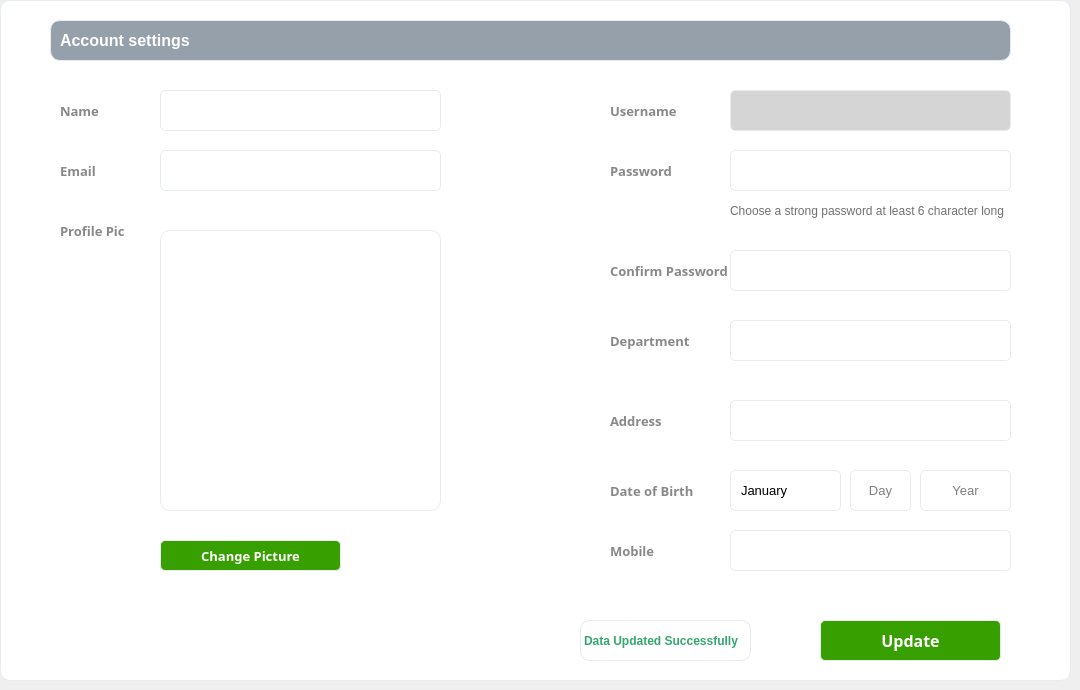
   <widget class="QWidget" name="page_settings">
    <widget class="QFrame" name="frame_6">
     <property name="geometry">
      <rect>
       <x>0</x>
       <y>0</y>
       <width>1071</width>
       <height>681</height>
      </rect>
     </property>
     <property name="styleSheet">
      <string notr="true">background: white;
border-radius: 10px;
border: 1px solid #e7ecf1;</string>
     </property>
     <property name="frameShape">
      <enum>QFrame::StyledPanel</enum>
     </property>
     <property name="frameShadow">
      <enum>QFrame::Raised</enum>
     </property>
     <widget class="QLabel" name="label">
      <property name="geometry">
       <rect>
        <x>60</x>
        <y>90</y>
        <width>81</width>
        <height>41</height>
       </rect>
      </property>
      <property name="font">
       <font>
        <family>Segoe UI Semibold</family>
        <pointsize>10</pointsize>
        <weight>75</weight>
        <bold>true</bold>
       </font>
      </property>
      <property name="styleSheet">
       <string notr="true">border:none;
background:none;
color:#888888;</string>
      </property>
      <property name="text">
       <string>Name</string>
      </property>
     </widget>
     <widget class="QLineEdit" name="lineEdit_1">
      <property name="geometry">
       <rect>
        <x>160</x>
        <y>90</y>
        <width>281</width>
        <height>41</height>
       </rect>
      </property>
      <property name="font">
       <font>
        <family>Segoe UI</family>
        <pointsize>10</pointsize>
       </font>
      </property>
      <property name="styleSheet">
       <string notr="true">*{
	border-radius:5px;
	padding-left: 15px;
}

:hover{
	border: 1px solid #34a671;
}

:focus{
    border: 1px solid #34a671;
}</string>
      </property>
      <property name="placeholderText">
       <string/>
      </property>
     </widget>
     <widget class="QLabel" name="label_18">
      <property name="geometry">
       <rect>
        <x>50</x>
        <y>20</y>
        <width>961</width>
        <height>41</height>
       </rect>
      </property>
      <property name="font">
       <font>
        <family>Segoe UI</family>
        <pointsize>12</pointsize>
        <weight>75</weight>
        <bold>true</bold>
       </font>
      </property>
      <property name="styleSheet">
       <string notr="true">padding-left:5px;
background:#95a0ab;
color:White;
</string>
      </property>
      <property name="text">
       <string>Account settings</string>
      </property>
     </widget>
     <widget class="QLabel" name="label_2">
      <property name="geometry">
       <rect>
        <x>60</x>
        <y>150</y>
        <width>81</width>
        <height>41</height>
       </rect>
      </property>
      <property name="font">
       <font>
        <family>Segoe UI Semibold</family>
        <pointsize>10</pointsize>
        <weight>75</weight>
        <bold>true</bold>
       </font>
      </property>
      <property name="styleSheet">
       <string notr="true">border:none;
background:none;color:#888888;</string>
      </property>
      <property name="text">
       <string>Email</string>
      </property>
     </widget>
     <widget class="QLabel" name="label_3">
      <property name="geometry">
       <rect>
        <x>60</x>
        <y>210</y>
        <width>81</width>
        <height>41</height>
       </rect>
      </property>
      <property name="font">
       <font>
        <family>Segoe UI Semibold</family>
        <pointsize>10</pointsize>
        <weight>75</weight>
        <bold>true</bold>
       </font>
      </property>
      <property name="styleSheet">
       <string notr="true">border:none;
background:none;color:#888888;</string>
      </property>
      <property name="text">
       <string>Profile Pic</string>
      </property>
     </widget>
     <widget class="QLabel" name="label_pic_2">
      <property name="geometry">
       <rect>
        <x>160</x>
        <y>230</y>
        <width>281</width>
        <height>281</height>
       </rect>
      </property>
      <property name="text">
       <string/>
      </property>
      <property name="scaledContents">
       <bool>true</bool>
      </property>
     </widget>
     <widget class="QLabel" name="label_19">
      <property name="geometry">
       <rect>
        <x>610</x>
        <y>90</y>
        <width>81</width>
        <height>41</height>
       </rect>
      </property>
      <property name="font">
       <font>
        <family>Segoe UI Semibold</family>
        <pointsize>10</pointsize>
        <weight>75</weight>
        <bold>true</bold>
       </font>
      </property>
      <property name="styleSheet">
       <string notr="true">border:none;
background:none;color:#888888;</string>
      </property>
      <property name="text">
       <string>Username</string>
      </property>
     </widget>
     <widget class="QLabel" name="label_20">
      <property name="geometry">
       <rect>
        <x>610</x>
        <y>150</y>
        <width>81</width>
        <height>41</height>
       </rect>
      </property>
      <property name="font">
       <font>
        <family>Segoe UI Semibold</family>
        <pointsize>10</pointsize>
        <weight>75</weight>
        <bold>true</bold>
       </font>
      </property>
      <property name="styleSheet">
       <string notr="true">border:none;
background:none;color:#888888;</string>
      </property>
      <property name="text">
       <string>Password</string>
      </property>
     </widget>
     <widget class="QPushButton" name="pushButton_cpic">
      <property name="geometry">
       <rect>
        <x>160</x>
        <y>540</y>
        <width>181</width>
        <height>31</height>
       </rect>
      </property>
      <property name="font">
       <font>
        <family>Segoe UI Semibold</family>
        <pointsize>10</pointsize>
        <weight>75</weight>
        <bold>true</bold>
       </font>
      </property>
      <property name="styleSheet">
       <string notr="true">*{
background:#37a000;
color:white;
border-radius: 5px;
}
:hover{
background: #2f8700;
}</string>
      </property>
      <property name="text">
       <string>Change Picture</string>
      </property>
     </widget>
     <widget class="QLineEdit" name="lineEdit_2">
      <property name="geometry">
       <rect>
        <x>160</x>
        <y>150</y>
        <width>281</width>
        <height>41</height>
       </rect>
      </property>
      <property name="font">
       <font>
        <family>Segoe UI</family>
        <pointsize>10</pointsize>
       </font>
      </property>
      <property name="styleSheet">
       <string notr="true">*{
	border-radius:5px;
	padding-left: 15px;
}

:hover{
	border: 1px solid #34a671;
}

:focus{
    border: 1px solid #34a671;
}</string>
      </property>
      <property name="placeholderText">
       <string/>
      </property>
     </widget>
     <widget class="QLineEdit" name="lineEdit_3">
      <property name="geometry">
       <rect>
        <x>730</x>
        <y>90</y>
        <width>281</width>
        <height>41</height>
       </rect>
      </property>
      <property name="font">
       <font>
        <pointsize>10</pointsize>
       </font>
      </property>
      <property name="focusPolicy">
       <enum>Qt::NoFocus</enum>
      </property>
      <property name="styleSheet">
       <string notr="true">*{
	background:#d5d5d5;
	border-radius:5px;
	padding-left: 15px;
}

:focus{
    border: 1px solid #34a671;
}</string>
      </property>
      <property name="placeholderText">
       <string/>
      </property>
     </widget>
     <widget class="QLineEdit" name="lineEdit_4">
      <property name="geometry">
       <rect>
        <x>730</x>
        <y>150</y>
        <width>281</width>
        <height>41</height>
       </rect>
      </property>
      <property name="font">
       <font>
        <family>Segoe UI</family>
        <pointsize>10</pointsize>
       </font>
      </property>
      <property name="styleSheet">
       <string notr="true">*{
	border-radius:5px;
	padding-left: 15px;
}

:hover{
	border: 1px solid #34a671;
}

:focus{
    border: 1px solid #34a671;
}</string>
      </property>
      <property name="echoMode">
       <enum>QLineEdit::Password</enum>
      </property>
      <property name="placeholderText">
       <string/>
      </property>
     </widget>
     <widget class="QLabel" name="label_21">
      <property name="geometry">
       <rect>
        <x>610</x>
        <y>320</y>
        <width>81</width>
        <height>41</height>
       </rect>
      </property>
      <property name="font">
       <font>
        <family>Segoe UI Semibold</family>
        <pointsize>10</pointsize>
        <weight>75</weight>
        <bold>true</bold>
       </font>
      </property>
      <property name="styleSheet">
       <string notr="true">border:none;
background:none;color:#888888;</string>
      </property>
      <property name="text">
       <string>Department</string>
      </property>
     </widget>
     <widget class="QLineEdit" name="lineEdit_5">
      <property name="geometry">
       <rect>
        <x>730</x>
        <y>320</y>
        <width>281</width>
        <height>41</height>
       </rect>
      </property>
      <property name="font">
       <font>
        <family>Segoe UI</family>
        <pointsize>10</pointsize>
       </font>
      </property>
      <property name="styleSheet">
       <string notr="true">*{
	border-radius:5px;
	padding-left: 15px;
}

:hover{
	border: 1px solid #34a671;
}

:focus{
    border: 1px solid #34a671;
}</string>
      </property>
      <property name="text">
       <string/>
      </property>
      <property name="placeholderText">
       <string/>
      </property>
     </widget>
     <widget class="QLabel" name="label_22">
      <property name="geometry">
       <rect>
        <x>610</x>
        <y>250</y>
        <width>121</width>
        <height>41</height>
       </rect>
      </property>
      <property name="font">
       <font>
        <family>Segoe UI Semibold</family>
        <pointsize>10</pointsize>
        <weight>75</weight>
        <bold>true</bold>
       </font>
      </property>
      <property name="styleSheet">
       <string notr="true">border:none;
background:none;color:#888888;</string>
      </property>
      <property name="text">
       <string>Confirm Password</string>
      </property>
     </widget>
     <widget class="QLineEdit" name="lineEdit_6">
      <property name="geometry">
       <rect>
        <x>730</x>
        <y>250</y>
        <width>281</width>
        <height>41</height>
       </rect>
      </property>
      <property name="font">
       <font>
        <family>Segoe UI</family>
        <pointsize>10</pointsize>
       </font>
      </property>
      <property name="styleSheet">
       <string notr="true">*{
	border-radius:5px;
	padding-left: 15px;
}

:hover{
	border: 1px solid #34a671;
}

:focus{
    border: 1px solid #34a671;
}</string>
      </property>
      <property name="echoMode">
       <enum>QLineEdit::Password</enum>
      </property>
      <property name="placeholderText">
       <string/>
      </property>
     </widget>
     <widget class="QLabel" name="label_23">
      <property name="geometry">
       <rect>
        <x>610</x>
        <y>400</y>
        <width>81</width>
        <height>41</height>
       </rect>
      </property>
      <property name="font">
       <font>
        <family>Segoe UI Semibold</family>
        <pointsize>10</pointsize>
        <weight>75</weight>
        <bold>true</bold>
       </font>
      </property>
      <property name="styleSheet">
       <string notr="true">border:none;
background:none;color:#888888;</string>
      </property>
      <property name="text">
       <string>Address</string>
      </property>
     </widget>
     <widget class="QLineEdit" name="lineEdit_7">
      <property name="geometry">
       <rect>
        <x>730</x>
        <y>400</y>
        <width>281</width>
        <height>41</height>
       </rect>
      </property>
      <property name="font">
       <font>
        <family>Segoe UI</family>
        <pointsize>10</pointsize>
       </font>
      </property>
      <property name="styleSheet">
       <string notr="true">*{
	border-radius:5px;
	padding-left: 15px;
}

:hover{
	border: 1px solid #34a671;
}

:focus{
    border: 1px solid #34a671;
}</string>
      </property>
      <property name="text">
       <string/>
      </property>
      <property name="placeholderText">
       <string/>
      </property>
     </widget>
     <widget class="QLabel" name="label_24">
      <property name="geometry">
       <rect>
        <x>730</x>
        <y>190</y>
        <width>301</width>
        <height>41</height>
       </rect>
      </property>
      <property name="font">
       <font>
        <pointsize>9</pointsize>
       </font>
      </property>
      <property name="styleSheet">
       <string notr="true">border:none;
background:none;
color:#707070;</string>
      </property>
      <property name="text">
       <string>Choose a strong password at least 6 character long</string>
      </property>
     </widget>
     <widget class="QLabel" name="label_25">
      <property name="geometry">
       <rect>
        <x>610</x>
        <y>470</y>
        <width>111</width>
        <height>41</height>
       </rect>
      </property>
      <property name="font">
       <font>
        <family>Segoe UI Semibold</family>
        <pointsize>10</pointsize>
        <weight>75</weight>
        <bold>true</bold>
       </font>
      </property>
      <property name="styleSheet">
       <string notr="true">border:none;
background:none;color:#888888;</string>
      </property>
      <property name="text">
       <string>Date of Birth</string>
      </property>
     </widget>
     <widget class="QLabel" name="label_26">
      <property name="geometry">
       <rect>
        <x>610</x>
        <y>530</y>
        <width>111</width>
        <height>41</height>
       </rect>
      </property>
      <property name="font">
       <font>
        <family>Segoe UI Semibold</family>
        <pointsize>10</pointsize>
        <weight>75</weight>
        <bold>true</bold>
       </font>
      </property>
      <property name="styleSheet">
       <string notr="true">border:none;
background:none;color:#888888;</string>
      </property>
      <property name="text">
       <string>Mobile</string>
      </property>
     </widget>
     <widget class="QLineEdit" name="lineEdit_9">
      <property name="geometry">
       <rect>
        <x>730</x>
        <y>530</y>
        <width>281</width>
        <height>41</height>
       </rect>
      </property>
      <property name="font">
       <font>
        <family>Segoe UI</family>
        <pointsize>10</pointsize>
       </font>
      </property>
      <property name="styleSheet">
       <string notr="true">*{
	border-radius:5px;
	padding-left: 15px;
}

:hover{
	border: 1px solid #34a671;
}

:focus{
    border: 1px solid #34a671;
}</string>
      </property>
      <property name="text">
       <string/>
      </property>
      <property name="placeholderText">
       <string/>
      </property>
     </widget>
     <widget class="QPushButton" name="pushButton_update">
      <property name="geometry">
       <rect>
        <x>820</x>
        <y>620</y>
        <width>181</width>
        <height>41</height>
       </rect>
      </property>
      <property name="font">
       <font>
        <family>Segoe UI Semibold</family>
        <pointsize>12</pointsize>
        <weight>75</weight>
        <bold>true</bold>
       </font>
      </property>
      <property name="styleSheet">
       <string notr="true">*{
background:#37a000;
color:white;
border-radius: 5px;
}
:hover{
background: #2f8700;
}</string>
      </property>
      <property name="text">
       <string>Update</string>
      </property>
     </widget>
     <widget class="QLabel" name="label_incorr">
      <property name="geometry">
       <rect>
        <x>580</x>
        <y>620</y>
        <width>171</width>
        <height>41</height>
       </rect>
      </property>
      <property name="font">
       <font>
        <family>MS Shell Dlg 2</family>
        <pointsize>9</pointsize>
        <weight>75</weight>
        <bold>true</bold>
       </font>
      </property>
      <property name="styleSheet">
       <string notr="true">color:red;</string>
      </property>
      <property name="text">
       <string>Please fill up all the query</string>
      </property>
     </widget>
     <widget class="QLabel" name="label_corr">
      <property name="geometry">
       <rect>
        <x>580</x>
        <y>620</y>
        <width>171</width>
        <height>41</height>
       </rect>
      </property>
      <property name="font">
       <font>
        <family>MS Shell Dlg 2</family>
        <pointsize>9</pointsize>
        <weight>75</weight>
        <bold>true</bold>
       </font>
      </property>
      <property name="styleSheet">
       <string notr="true">color:#34a671;</string>
      </property>
      <property name="text">
       <string>Data Updated Successfully</string>
      </property>
     </widget>
     <widget class="QLabel" name="label_pic_2_frame">
      <property name="geometry">
       <rect>
        <x>160</x>
        <y>230</y>
        <width>281</width>
        <height>281</height>
       </rect>
      </property>
      <property name="font">
       <font>
        <family>Segoe UI</family>
       </font>
      </property>
      <property name="styleSheet">
       <string notr="true">border:none;
background:none;</string>
      </property>
      <property name="text">
       <string/>
      </property>
      <property name="pixmap">
       <pixmap resource="Resources.qrc">:/imgs/frame_3.png</pixmap>
      </property>
      <property name="scaledContents">
       <bool>true</bool>
      </property>
     </widget>
     <widget class="QComboBox" name="comboBox_month">
      <property name="geometry">
       <rect>
        <x>730</x>
        <y>470</y>
        <width>111</width>
        <height>41</height>
       </rect>
      </property>
      <property name="font">
       <font>
        <family>Segoe UI</family>
        <pointsize>10</pointsize>
       </font>
      </property>
      <property name="styleSheet">
       <string notr="true">*{
	border-radius:5px;
	padding-left:10px;
}

:hover{
	border: 1px solid #34a671;
}

:focus{
	border: 1px solid #34a671;
}

::drop-down{
border:0px
}

::down-arrow {
    image: url(:/imgs/arrow-down-sign-to-navigate.png);
    width: 10px;
    height: 10px;
	padding-right:10px;
	padding-top:5px;
}
</string>
      </property>
      <item>
       <property name="text">
        <string>January</string>
       </property>
      </item>
      <item>
       <property name="text">
        <string>February</string>
       </property>
      </item>
      <item>
       <property name="text">
        <string>March</string>
       </property>
      </item>
      <item>
       <property name="text">
        <string>April</string>
       </property>
      </item>
      <item>
       <property name="text">
        <string>May</string>
       </property>
      </item>
      <item>
       <property name="text">
        <string>June</string>
       </property>
      </item>
      <item>
       <property name="text">
        <string>July</string>
       </property>
      </item>
      <item>
       <property name="text">
        <string>August</string>
       </property>
      </item>
      <item>
       <property name="text">
        <string>September</string>
       </property>
      </item>
      <item>
       <property name="text">
        <string>October</string>
       </property>
      </item>
      <item>
       <property name="text">
        <string>November</string>
       </property>
      </item>
      <item>
       <property name="text">
        <string>December</string>
       </property>
      </item>
     </widget>
     <widget class="QLineEdit" name="lineEdit_day">
      <property name="geometry">
       <rect>
        <x>850</x>
        <y>470</y>
        <width>61</width>
        <height>41</height>
       </rect>
      </property>
      <property name="font">
       <font>
        <family>Segoe UI</family>
        <pointsize>10</pointsize>
       </font>
      </property>
      <property name="styleSheet">
       <string notr="true">*{
	border-radius:5px;
}

:hover{
	border: 1px solid #34a671;
}

:focus{
    border: 1px solid #34a671;
}
</string>
      </property>
      <property name="text">
       <string/>
      </property>
      <property name="alignment">
       <set>Qt::AlignCenter</set>
      </property>
      <property name="placeholderText">
       <string>Day</string>
      </property>
     </widget>
     <widget class="QLineEdit" name="lineEdit_year">
      <property name="geometry">
       <rect>
        <x>920</x>
        <y>470</y>
        <width>91</width>
        <height>41</height>
       </rect>
      </property>
      <property name="font">
       <font>
        <family>Segoe UI</family>
        <pointsize>10</pointsize>
       </font>
      </property>
      <property name="styleSheet">
       <string notr="true">*{
	border-radius:5px;
}

:hover{
	border: 1px solid #34a671;
}

:focus{
    border: 1px solid #34a671;
}</string>
      </property>
      <property name="text">
       <string/>
      </property>
      <property name="alignment">
       <set>Qt::AlignCenter</set>
      </property>
      <property name="placeholderText">
       <string>Year</string>
      </property>
     </widget>
    </widget>
   </widget>
